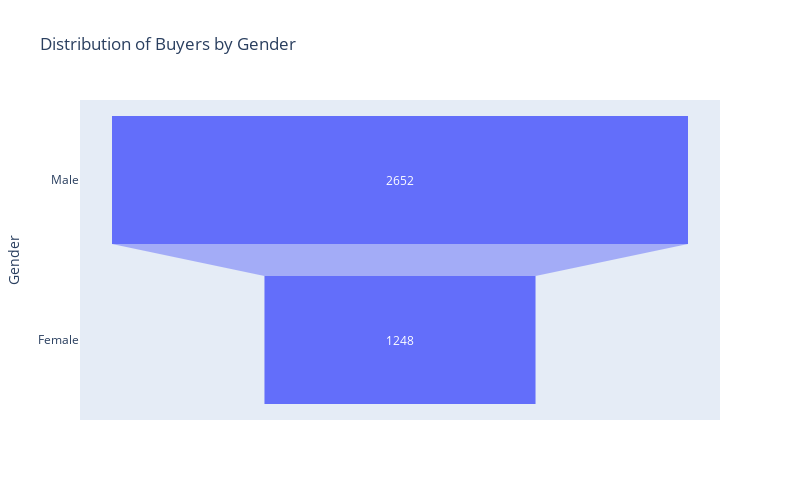

Source (notebook cell):
### Markdown cell above
## Gender

### Code cell
gender_counts = df['Gender'].value_counts()

Fig = px.funnel(
    gender_counts, 
    x=gender_counts.values, 
    y=gender_counts.index, 
    title = 'Distribution of Buyers by Gender',
)
Fig.update_layout(
    width=800,  
    height=500,  
    yaxis_title='Gender',
    
)

Fig.show()

### Figure 1 — Plotly figure (JSON) as saved in the notebook; plotly's stock layout.template omitted (floating-point values rounded to 4 significant figures)
{"data": [{"hovertemplate": "x=%{x}<br>Gender=%{y}<extra></extra>", "legendgroup": "", "marker": {"color": "#636efa"}, "name": "", "orientation": "h", "showlegend": false, "type": "funnel", "x": [2652, 1248], "xaxis": "x", "y": ["Male", "Female"], "yaxis": "y"}], "layout": {"height": 500, "legend": {"tracegroupgap": 0}, "title": {"text": "Distribution of Buyers by Gender"}, "width": 800, "xaxis": {"anchor": "y", "autorange": true, "domain": [0, 1], "range": [-1473.0, 1473.0], "title": {"text": "x"}, "type": "linear"}, "yaxis": {"anchor": "x", "autorange": true, "domain": [0, 1], "range": [1.5, -0.5], "title": {"text": "Gender"}, "type": "category"}}}
